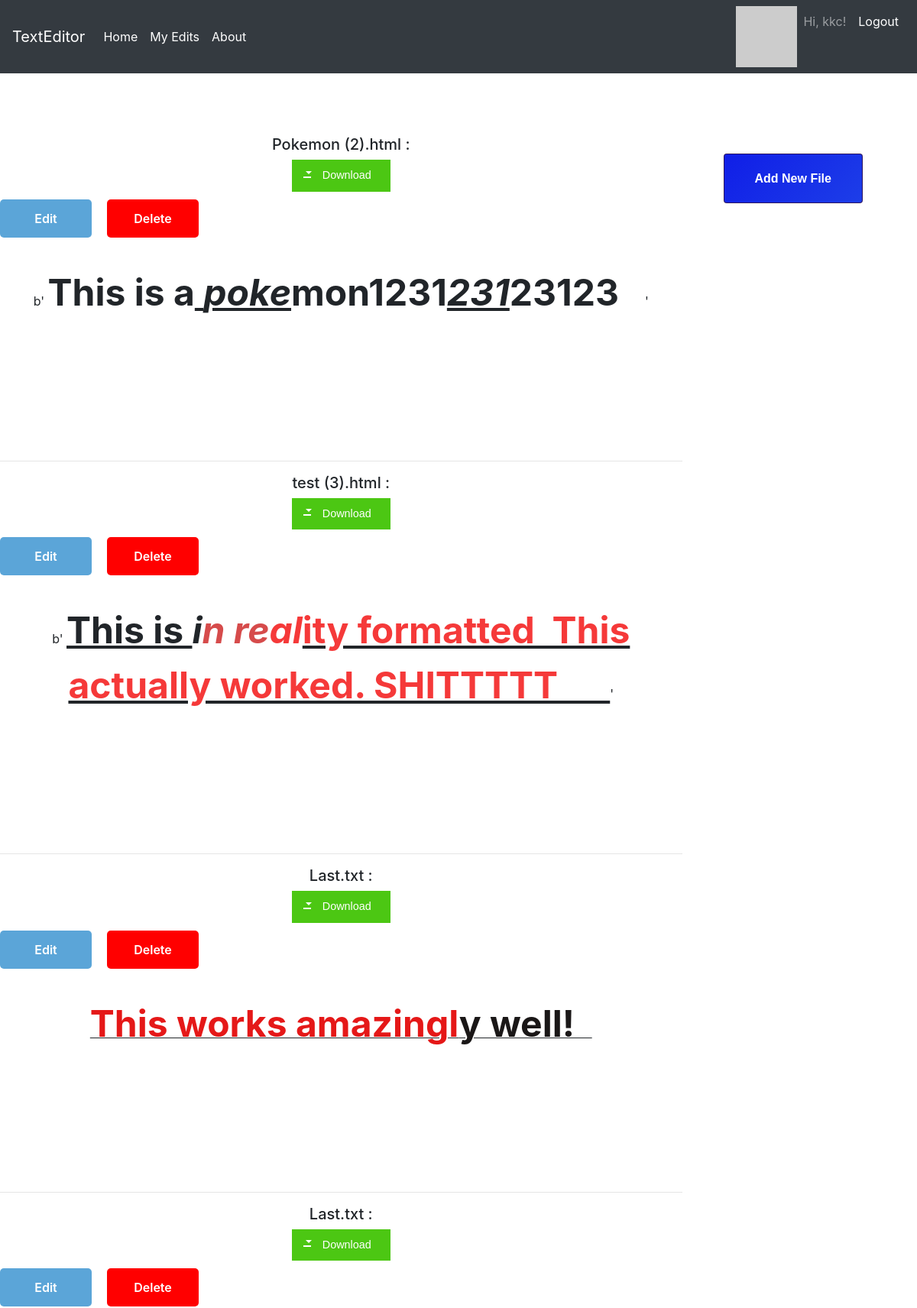
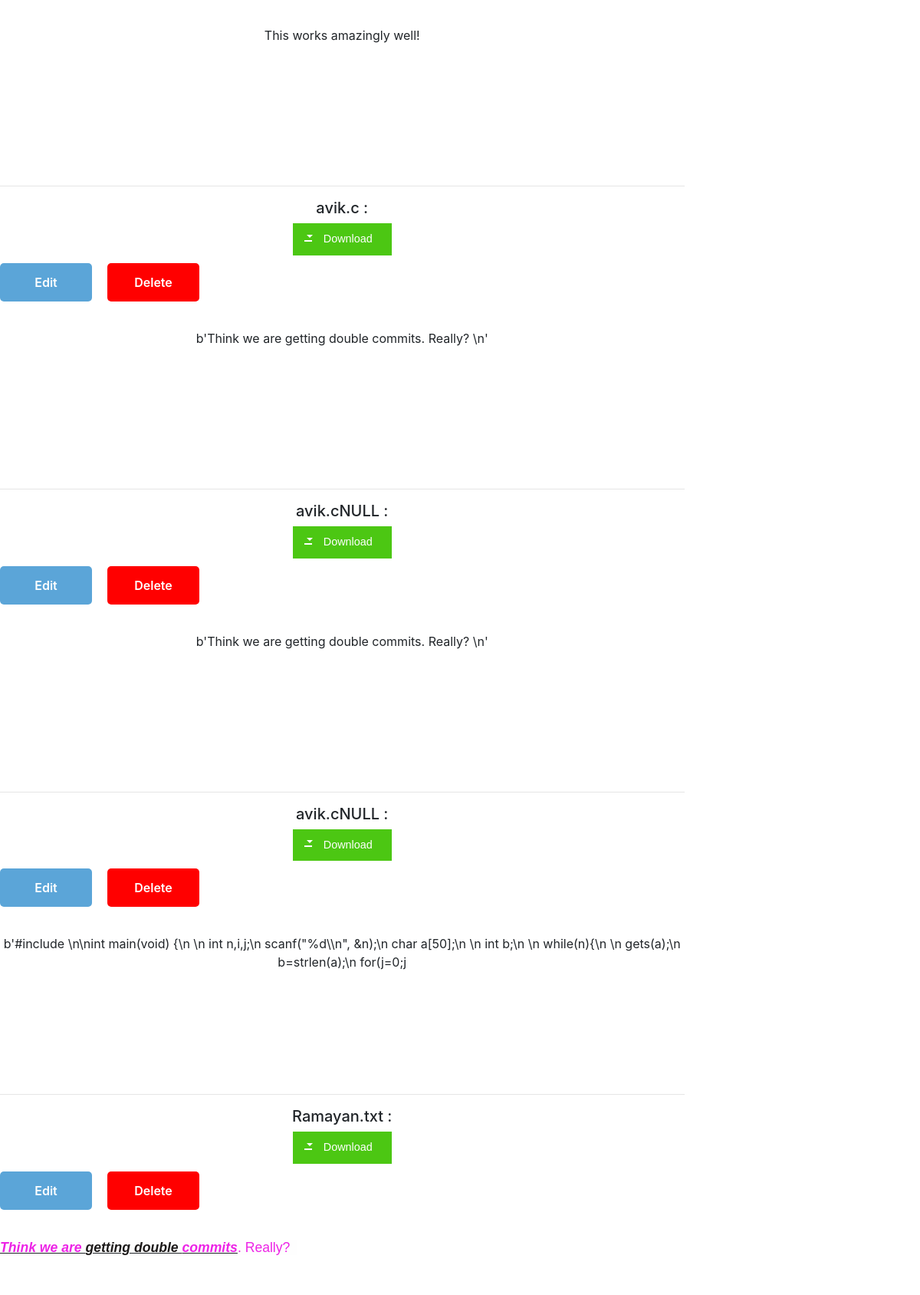
The app's page /myedits (signed in, upper part) with its own data (2 pictures, top to bottom).
### app/models.py (models this page shows, shortened)
class User(UserMixin, db.Model):
    id = db.Column(db.Integer, primary_key=True)
    username = db.Column(db.String(64), index=True, unique=True)
    email = db.Column(db.String(120), index=True, unique=True)
    password_hash = db.Column(db.String(128))
    posts = db.relationship('EditorData', backref='author', lazy='dynamic')
    def avatar(self, size):
        digest = md5(self.email.lower().encode('utf-8')).hexdigest()
        return 'https://www.gravatar.com/avatar/{}?d=identicon&s={}'.format(
            digest, size)

class EditorData(db.Model):
    id = db.Column(db.Integer, primary_key=True)
    name = db.Column(db.Text)
    extension= db.Column(db.Text)
    html= db.Column(db.Text)
    user_id = db.Column(db.Integer, db.ForeignKey('user.id'))

### app/routes.py (the view)
@app.route('/display')
@app.route('/myedits')
@login_required
def display():
    posts = EditorData.query.order_by(EditorData.id.desc()).filter_by(author=current_user).all()
    return render_template('myedits.html', posts=posts)

### app/models.py (called while the page is built)
@login.user_loader
def load_user(id):
    return User.query.get(int(id))

### app/templates/myedits.html
{% extends "base.html" %}
{% block content %}
<br><br>
<div class="row">
  <div class="col-lg-9 col-md-9 col-sm-6" >
{% for post in posts %}
<div>
  <center>  <b><h5>{{ post.name }}{{ post.extension}} :</h5></b><a href="/download/{{post.id}}" class="buttonDownload" download="{{post.name+post.extension}}" >Download</a></center>
  <center>
    <a href="/edit/{{post.id}}" title="Edit" class="button btnFloat btnBlueGreen">Edit</a>  <a  href="/delete/{{post.id}}" title="Button slide purple" class="button btnSlide btnPurple">
    <span class="top" data-content="Delete">Delete</span>
    <span class="bottom" data-content="Edit">Sure?</span></a> </center> <br>
    <br> <br><br>
   <center> {{post.html|safe}}  </center>
        <br><br><br><br><br>
        <br>
       <br>
       <hr>
</div>
{% endfor %}
</div>
<div class="col-lg-3 col-md-3 col-sm-3" >
  <a href="{{ url_for('index') }}" target="_blank" class="btn --animated">
    <span>Add New File</span>
  </a></div>
{% endblock %}

### app/templates/base.html (shortened to what this page needs)
<!DOCTYPE html>
<html lang="en">
<head>
    <link rel="stylesheet" href="https://stackpath.bootstrapcdn.com/bootstrap/4.1.3/css/bootstrap.min.css">
</head>
<body>
  <div class="fixed-top">
  <nav class="navbar navbar-expand-md navbar-dark bg-dark justify-content-end">
    <a class="navbar-brand" href="{{url_for('index')}}">TextEditor</a>
    <div class="collapse navbar-collapse" id="navbarSupportedContent">
      <ul class="navbar-nav ">
        <li class="nav-item active">
          <a class="nav-link" href="{{ url_for('index') }}">Home<span class="sr-only">(current)</span></a>
        </li>
        {% if current_user.is_anonymous %}
        <li class="nav-item active">
          <a class="nav-link" href="{{ url_for('login') }}">login</a>
        </li>
        {% else %}
        <li class="nav-item active">
          <a class="nav-link" href="/myedits">My Edits</a>
        </li>
        <li class="nav-item active">
          <a class="nav-link" href="/about">About</a>
        </li>
      </ul>
    </div>
    <div class="collapse navbar-collapse flex-grow-0" id="navbarSupportedContent">
      <ul class="navbar-nav text-right">
      <li>
        <img src="{{ current_user.avatar(50) }}">
      </li>
      <li class="nav-item" >
        <a class="nav-link"> Hi, {{ current_user.username }}!</a></li>
        <li class="nav-item active">
           <a class="nav-link" href="{{ url_for('logout') }}">Logout</a></li>
        {% endif %}
      </ul>
    </div>
  </nav>
  </div>
        <h1 style="color: white;">
        </h1>
        <br><br><br><br>
        {% block content %}{% endblock %}
</body>
</html>

### app/templates/base.html (style rules this page uses)
a.button { display: block; position: relative; float: left; width: 120px; padding: 0; margin: 10px 20px 10px 0; font-weight: 600; text-align: center; line-height: 50px; color: #FFF; border-radius: 5px; transition: all 0.2s ; }
.btnBlueGreen { background: #00AE68; }
.btnPurple { background: #A74982; }
.buttonDownload { display: inline-block; position: relative; padding: 10px 25px; background-color: #4CC713; color: white; font-family: sans-serif; text-decoration: none; font-size: 0.9em; text-align: center; text-indent: 15px; }
.buttonDownload:before, .buttonDownload:after { content: ' '; display: block; position: absolute; left: 15px; top: 52%; }
.buttonDownload:before { width: 10px; height: 2px; border-style: solid; border-width: 0 2px 2px; }
.buttonDownload:after { width: 0; height: 0; margin-left: 3px; margin-top: -7px; border-style: solid; border-width: 4px 4px 0 4px; border-color: transparent; border-top-color: inherit; animation: downloadArrow 2s linear infinite; animation-play-state: paused; }
.btnSlide .top { position: absolute; top: 0px; left: 0; width: 120px; height: 50px; background: #00AE68; z-index: 10; transition: all 0.2s ; border-radius: 5px; }
.btnSlide.btnPurple .top { background: red; }
.btnSlide .bottom { position: absolute; top: 0; left: 0; width: 120px; height: 50px; color: #000; z-index: 5; border-radius: 5px; }
.btnFloat { background: none; box-shadow: 0px 0px 0px 0px rgba(0, 0, 0, 0.5); }
.btnFloat:before { content: 'Edit'; display: block; position: absolute; top: 0; left: 0; width: 120px; height: 50px; border-radius: 5px; transition: all 0.2s ; }
.btnBlueGreen.btnFloat:before { background: rgb(91,165, 216); }
.btnFloat:before { box-shadow: 0px 0px 0px 0px rgba(0, 0, 0, 0.4); }
body { overflow: auto; min-height: 100%; }
:root { --font: 1rem/1.2 "helvetica", sans-serif; --bg-hover: linear-gradient( 135deg, #101ee7 0%, #2654e9 20%, #62d6fa 37%, #fff 50%, #fc35ca 66%, #7559ff 72%, #101ee7 100% ); --btn-color: #2e175e; }
.btn { display: table; text-align: center; color: #ffffff; text-decoration: none; position: relative; font: var(--font); font-weight: bold; padding: 22px 40px; background-color: var(--btn-color); overflow: hidden; margin: 24px; }
.--animated { transition: all 1s; }
.--animated span { position: relative; z-index: 9; }
.--animated:after { height: 100%; width: 2000px; transition: all 1s; background: var(--bg-hover); }
.--animated:before { height: 26px; width: 100%; top: -50px; z-index: 10; opacity: 0; background-color: rgba(255, 255, 255, 0.15); }
.--animated:before, a:after { position: absolute; top: 0; left: 0; z-index: 7; display: block; content: ""; }

### records on screen
User: username "kkc"
EditorData: name "Pokemon (2).html", html "b' This is a poke mon1231 231 23123 '"
EditorData: name "test (3).html", html "b' This is i n re al ity formatted This actually worked. SHITTTTT '"
EditorData: name "Last", extension ".txt", html "This works amazingl y well!"
EditorData: name "Last", extension ".txt", html "This works amazingly well!"
EditorData: name "avik.c", html "b'Think we are getting double commits. Really? \\n'"
EditorData: name "avik.c", extension "NULL", html "b'Think we are getting double commits. Really? \\n'"
EditorData: name "avik.c", extension "NULL", html "b'#include \\n\\nint main(void) {\\n \\n int n,i,j;\\n scanf(\"%d\\\\n\", &n);\\n char a[50];\\n \\n int b;\\n \\n while(n){\\n \\n gets(a);\\n b=strlen(a);\\n for(j=0;j"
EditorData: name "Ramayan", extension ".txt", html "Think we are getting double commits . Really?"
